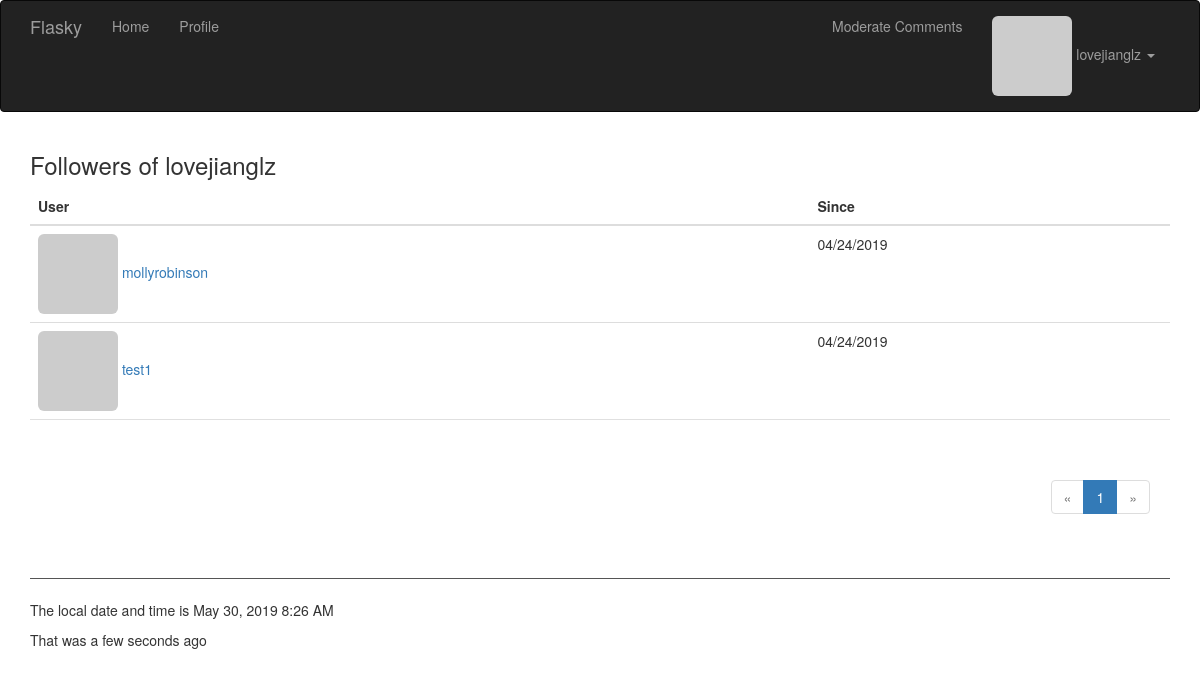
Screenshot of /followers/1 (signed in) with the database file from the repository.
### app/models.py (models this page shows, shortened)
class User(UserMixin, db.Model):
    __tablename__ = "users"
    id = db.Column(db.Integer, primary_key=True)
    email = db.Column(db.String(64), unique=True, index=True)
    username = db.Column(db.String(64), unique=True, index=True)
    role_id = db.Column(db.Integer, db.ForeignKey("roles.id"))
    password_hash = db.Column(db.String(128))
    confirmed = db.Column(db.Boolean, default=False)
    name = db.Column(db.String(64))  # 真实姓名
    location = db.Column(db.String(64))  # 所在地
    about_me = db.Column(db.Text())  # 自我介绍
    member_since = db.Column(db.DateTime(), default=datetime.utcnow)  # 注册日期
    last_seen = db.Column(db.DateTime(), default=datetime.utcnow)  # 最后登陆日期
    avatar_hash = db.Column(db.String(32))
    posts = db.relationship("Post", backref="author", lazy="dynamic")
    followed = db.relationship("Follow",
                               foreign_keys=[Follow.follower_id],
                               backref=db.backref("follower", lazy="joined"),
                               lazy="dynamic",
                               cascade="all, delete-orphan")
    followers = db.relationship("Follow",
                                foreign_keys=[Follow.followed_id],
                                backref=db.backref("followed", lazy="joined"),
                                lazy="dynamic",
                                cascade="all, delete-orphan")
    comments = db.relationship("Comment", backref="author", lazy="dynamic")
    @property
    def password(self):
        raise AttributeError("password is not a readable attribute")
    def can(self, perm):
        return self.role is not None and self.role.has_permission(perm)
    def ping(self):
        self.last_seen = datetime.utcnow()
        db.session.add(self)
        db.session.commit()
    def gravatar(self, size=100, default="identicon", rating="g"):
        if request.is_secure:
            url = "https://secure.gravatar.com/avatar"
        else:
            url = "http://www.gravatar.com/avatar"
        email_hash = self.avatar_hash or self.gravatar_hash()
        return "{url}/{hash}?s={size}&d={default}&r={rating}".format(url=url, hash=email_hash, size=size,
                                                                     default=default, rating=rating)

class Follow(db.Model):
    __tablename__ = "follows"
    follower_id = db.Column(db.Integer, db.ForeignKey("users.id"), primary_key=True)
    followed_id = db.Column(db.Integer, db.ForeignKey("users.id"), primary_key=True)
    timestamp = db.Column(db.DateTime, default=datetime.utcnow())

### app/main/views.py (the view)
@main.route("/followers/<int:user_id>")
def followers(user_id):
    user = User.query.get_or_404(user_id)
    if user is None:
        flash("Invalid user.")
        return redirect(url_for("main.index"))
    page = request.args.get("page", 1, type=int)
    pagination = user.followers.order_by(Follow.timestamp.desc()).paginate(
        page, per_page=current_app.config["FLASK_FOLLOWERS_PER_PAGE"], error_out=False)
    follows = [{"user": item.follower, "timestamp": item.timestamp} for item in pagination.items]
    return render_template("followers.html", user=user, title="Followers of", follows=follows,
                           endpoint="main.followers", pagination=pagination)

### app/auth/views.py (called while the page is built)
@auth.before_app_request  # 对全部的路由都是有效的
def before_request():
    if current_user.is_authenticated:  # 用户已登陆
        current_user.ping()  # 更新用户最近登陆的时间
        if not current_user.confirmed \
                and request.endpoint \
                and request.blueprint != "auth" \
                and request.endpoint != "static":
            return redirect(url_for("auth.unconfirmed"))

### app/main/__init__.py (called while the page is built)
@main.app_context_processor
def inject_permissions():
    return dict(Permission=Permission, current_time=datetime.utcnow())

### app/main/views.py (called while the page is built)
@main.after_app_request
def after_request(response):
    for query in get_debug_queries():
        if query.duration >= current_app.config["FLASK_SLOW_DB_QUERY_TIME"]:
            current_app.logger.warning("Slow query: %s\nParameters: %s\nDuration: %fs\nContext: %s\n"%
                                       (query.statement, query.parameters, query.duration, query.context))
    return response

### app/models.py (called while the page is built)
@login_manager.user_loader
def load_user(user_id):
    return User.query.get(int(user_id))

    def has_permission(self, perm):
        return (self.permissions & perm) == perm

### app/templates/followers.html (shortened to what this page needs)
{% extends "base.html" %}
{% import "_macros.html" as macros %}
{% block page_content %}
    <h3>{{ title }} {{ user.username }}</h3>
    <table class="table table-hover followers">
        <thead><tr><th>User</th><th>Since</th></tr></thead>
        {% for follow in follows %}
            {% if follow.user != user %}
                <tr>
                    <td>
                        <a href="{{ url_for("main.user", username=follow.user.username) }}">
                            <img class="img-rounded" src="{{ follow.user.gravatar(size=32) }}">
                            {{ follow.user.username }}
                        </a>
                    </td>
                    <td>
                        {{ moment(follow.timestamp).format("L") }}
                    </td>
                </tr>
            {% endif %}
        {% endfor %}
    </table>
    <div class="pagination">
        {{ macros.pagination_widget(pagination, endpoint, user_id=user.id) }}
    </div>
{% endblock %}

### app/templates/base.html (shortened to what this page needs)
{% extends "bootstrap/base.html" %}
{% block head%}
    {{ super() }}
    <link rel="stylesheet" type="text/css" href="{{ url_for('static', filename='styles.css') }}">
{% endblock %}
{%block navbar%}
    <div class="navbar navbar-inverse" role="navigation">
        <div class="container">
            <div class="navbar-header">
                <a class="navbar-brand" href="/">Flasky</a>
            </div>
            <div class="navbar-collapse collapse">
                <ul class="nav navbar-nav">
                    <li><a href="/">Home</a></li>
                    {% if current_user.is_authenticated %}
                        <li>
                            <a href="{{ url_for("main.user",username=current_user.username) }}">
                                Profile
                            </a>
                        </li>
                    {% endif %}
                </ul>
                <ul class="nav navbar-nav navbar-right">
                    {% if current_user.is_authenticated and current_user.can(Permission.MODERATE) %}
                        <li>
                            <a href="{{ url_for("main.moderate_comments") }}">Moderate Comments</a>
                        </li>
                    {% endif %}
                    {% if current_user.is_authenticated %}
                        <li class="dropdown">
                            <a class="dropdown-toggle" data-toggle="dropdown" href="#">
                                <img class="img-rounded" src="{{ current_user.gravatar(17) }}">
                                {{ current_user.username }}
                                <b class="caret"></b>
                            </a>
                        </li>
                    {% else %}
                    <li>
                        <a href="{{ url_for("auth.login") }}">Log In</a>
                    </li>
                    {% endif %}
                </ul>
            </div>
        </div>
    </div>
{% endblock %}
{% block content%}
    <div class="container">
        {% block page_content %}
        {% endblock %}
    </div>
    <div class="container footer">
        <hr style="height:1px;border:none;border-top:1px solid #555555;" />
        <p>The local date and time is {{ moment(current_time).format("LLL")}}</p>
        <p>That was {{ moment(current_time).fromNow(refresh=True)}}</p>
    </div>
{% endblock%}

### app/templates/_macros.html
{% macro pagination_widget(pagination, endpoint, fragment="") %}
    <ul class="pagination">
        <li {% if not pagination.has_prev %} class="disabled" {% endif %}>
            <a href="{% if pagination.has_prev %} {{ url_for(endpoint,
                    page = pagination.page - 1, **kwargs) }}{{ fragment }} {% else %} # {% endif %}">
                &laquo;
            </a>
        </li>
        {% for p in pagination.iter_pages(right_current=2) %}
            {% if p %}
                <li {% if p == pagination.page %} class="active" {% endif %}>
                    <a href="{{ url_for(endpoint, page=p, **kwargs) }}{{ fragment }}">
                        {{ p }}
                    </a>
                </li>
            {% else %}
                <li class="disabled"><a href="#">&hellip;</a></li>
            {% endif %}
        {% endfor %}
        <li {% if not pagination.has_next %} class="disabled" {% endif %}>
            <a href="{% if pagination.has_next %}
                        {{ url_for(endpoint, page=pagination.page + 1, **kwargs) }}{{ fragment }}
                     {% else %}
                        #
                     {% endif %}">
                &raquo;
            </a>
        </li>
    </ul>
{% endmacro %}

### app/static/styles.css (style rules this page uses)
.table.followers tr { border-bottom: 1px solid #e0e0e0; }
div.pagination { float: right; padding-right: 20px; }

### rows the page displays
User: username "lovejianglz"
User: user.username "mollyrobinson"
Follow: timestamp "04/24/2019"
User: user.username "test1"
Follow: timestamp "04/24/2019"

### other values shown
{{ title }} "Followers of"
{{ p }} "1"
